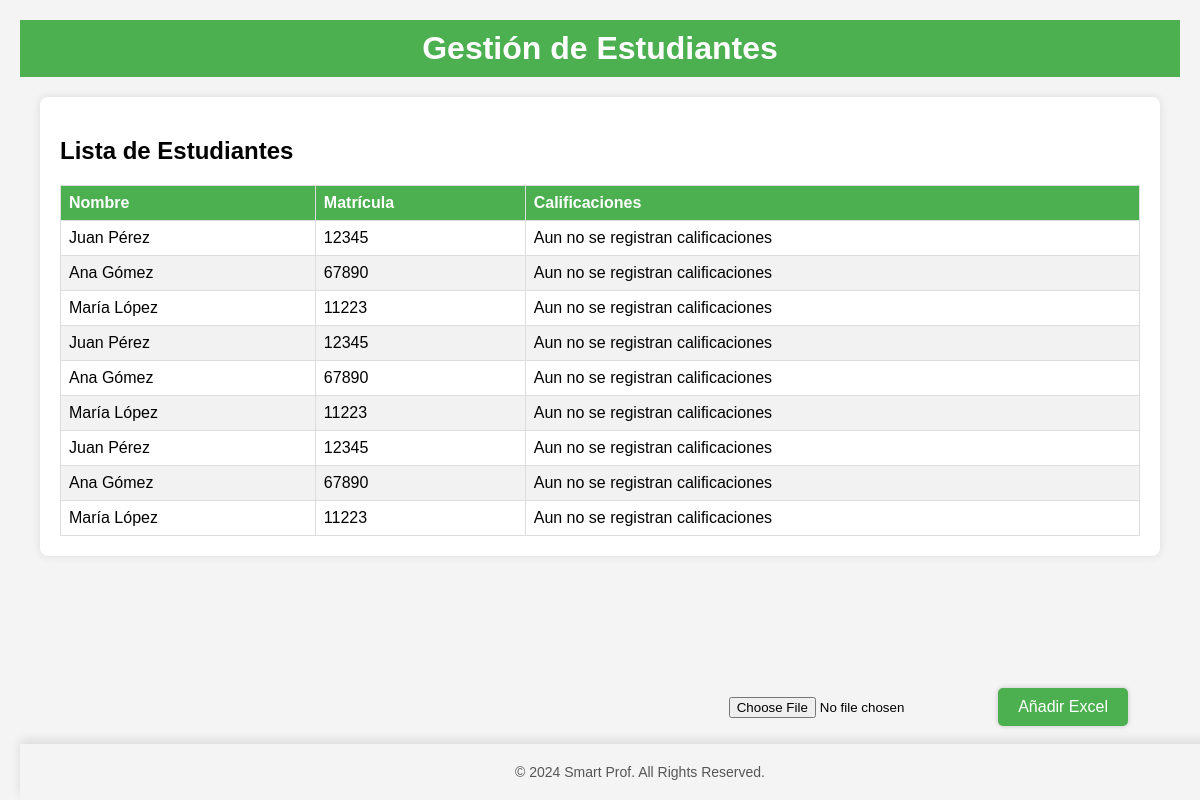
Screenshot of /auth/estudiantes/11/ with the database file from the repository.
### miapp/models.py (models this page shows)
class Estudiante(models.Model):
    nombre=models.CharField(max_length=100)
    matricula=models.IntegerField()
    calificaciones=models.TextField()
    clase=models.ForeignKey(Clase,related_name="clases",on_delete=models.CASCADE)

### miapp/views.py (the view)
# urls.py: path('auth/estudiantes/<int:claseId>/',views.estudiantes,name="estudiantes"),
def estudiantes(request,claseId):
    clase= get_object_or_404(Clase, id=claseId)
    estudiantes = Estudiante.objects.filter(clase=clase)
    return render(request,"auth/estudiantes.html",{"claseId":claseId,"estudiantes":estudiantes})

### miapp/templates/auth/estudiantes.html (shortened to what this page needs)
{% load static %}
<!DOCTYPE html>
<html lang="es">
<head>
    <link rel="stylesheet" href="{% static 'students.css' %}">
</head>
<body>
    <div class="container">
        <header>
            <h1>Gestión de Estudiantes</h1>
        </header>
        <main>
            <section class="student-list">
                <h2>Lista de Estudiantes</h2>
                <table>
                    <thead>
                        <tr>
                            <th>Nombre</th>
                            <th>Matrícula</th>
                            <th>Calificaciones</th>
                        </tr>
                    </thead>
                    <tbody>
                        {% for estudiante in estudiantes %}
                        <tr>
                            <td>{{ estudiante.nombre }}</td>
                            <td>{{ estudiante.matricula }}</td>
                            <td>
                                {% if estudiante.calificaciones %}
                                    {{ estudiante.calificaciones }}
                                {% else %}
                                    Aun no se registran calificaciones
                                {% endif %}
                            </td>
                        </tr>
                        {% endfor %}
                    </tbody>
                </table>
            </section>
        </main>
        <div class="buttons-container">
            <form action="{% url 'subir_excel' %}" method="post" enctype="multipart/form-data" class="upload-form">
                <input type="file" name="excel_file" accept=".xlsx, .xls" class="file-input">
                <button type="submit" class="add">Añadir Excel</button>
            </form>
        </div>
    <footer>
        <p>&copy; 2024 Smart Prof. All Rights Reserved.</p>
    </footer>
</body>
</html>

### miapp/static/students.css (style rules this page uses)
body { font-family: Arial, sans-serif; margin: 0; padding: 0; background-color: #f4f4f4; }
.container { max-width: 1200px; margin: auto; padding: 20px; }
header { background-color: #4CAF50; color: white; padding: 10px 0; text-align: center; }
h1 { margin: 0; }
main { padding: 20px; }
.student-list { background-color: #fff; border-radius: 8px; box-shadow: 0 0 10px rgba(0, 0, 0, 0.1); padding: 20px; }
table { width: 100%; border-collapse: collapse; }
th, td { border: 1px solid #ddd; padding: 8px; text-align: left; }
th { background-color: #4CAF50; color: white; }
tr:nth-child(even) { background-color: #f2f2f2; }
.buttons-container { position: fixed; bottom: 20px; right: 20px; display: flex; gap: 10px; padding: 50px; }
button { background-color: #4CAF50; color: white; border: none; border-radius: 8px; padding: 10px 20px; font-size: 16px; cursor: pointer; box-shadow: 0 0 5px rgba(0, 0, 0, 0.2); }
footer { text-align: center; padding: 20px; background-color: #f4f4f4; font-size: 14px; position: fixed; bottom: 0; width: 100%; color: #555; box-shadow: 0px -4px 10px rgba(0, 0, 0, 0.1); }
footer p { margin: 0; }
button.add { background-color: #4CAF50; border: none; color: white; padding: 10px 20px; text-align: center; text-decoration: none; display: inline-block; font-size: 16px; margin: 4px 2px; cursor: pointer; border-radius: 5px; transition: background-color 0.3s; }
input[type="file"] { display: inline-block; margin-right: 10px; }

### rows the page displays
Estudiante: nombre "Juan Pérez", matricula "12345", calificaciones "Aun no se registran calificaciones"
Estudiante: nombre "Ana Gómez", matricula "67890", calificaciones "Aun no se registran calificaciones"
Estudiante: nombre "María López", matricula "11223", calificaciones "Aun no se registran calificaciones"
Estudiante: nombre "Juan Pérez", matricula "12345", calificaciones "Aun no se registran calificaciones"
Estudiante: nombre "Ana Gómez", matricula "67890", calificaciones "Aun no se registran calificaciones"
Estudiante: nombre "María López", matricula "11223", calificaciones "Aun no se registran calificaciones"
Estudiante: nombre "Juan Pérez", matricula "12345", calificaciones "Aun no se registran calificaciones"
Estudiante: nombre "Ana Gómez", matricula "67890", calificaciones "Aun no se registran calificaciones"
Estudiante: nombre "María López", matricula "11223", calificaciones "Aun no se registran calificaciones"
